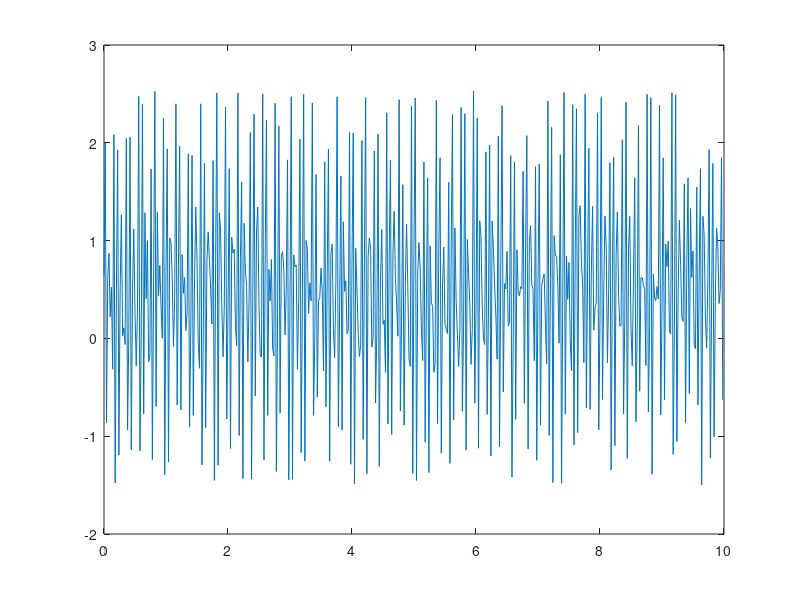
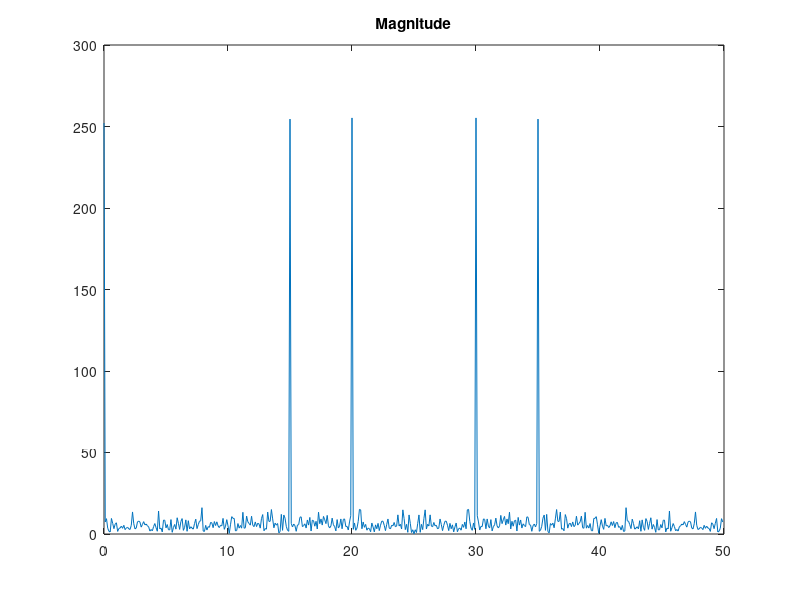
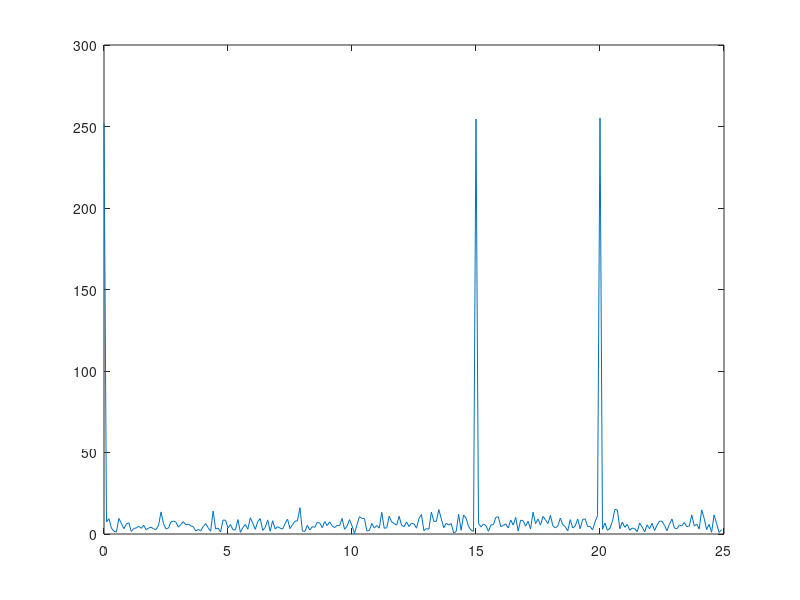

Write the MATLAB code that produced these figures, in order.
%% 预处理
clc,clf,clear;
%% 两个频率分别为15HZ 和 20HZ 的正弦信号[1]
Fs=50;%采样率
f1=15;
f2=20;
t = 0:1/Fs:10-1/Fs; %500个点
rand_signal = rand(1,500);
x = sin(2*pi*f1*t) + sin(2*pi*f2*t) + rand_signal;
figure(1);
plot(t,x);
y = fft(x); 
%将横坐标转化，显示为频率f= n*(fs/N)
f = (0:length(y)-1)*Fs/length(y);
figure(2);
plot(f,abs(y));
title('Magnitude');
%该变换还会生成尖峰的镜像副本，该副本对应于信号的负频率。
%为了更好地以可视化方式呈现周期性，可以使用 fftshift 函数对变换执行以零为中心的循环平移。
n = length(x);                         
fshift = (0:n/2-1)*(Fs/n);
yshift = fftshift(y);
figure(3);
fft_abs = abs(yshift);
plot(fshift,fft_abs(251:500));
